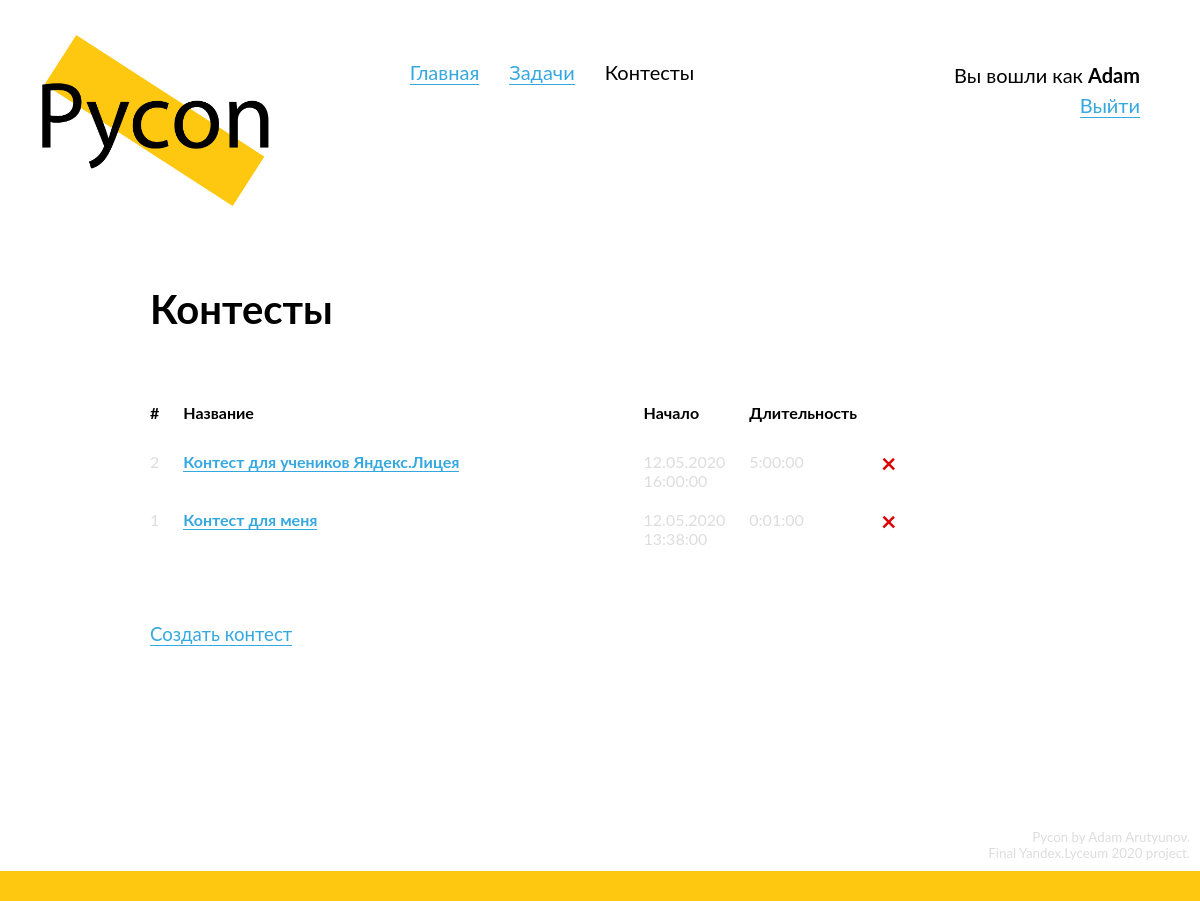
Before: /contests (signed in) with the older database file.
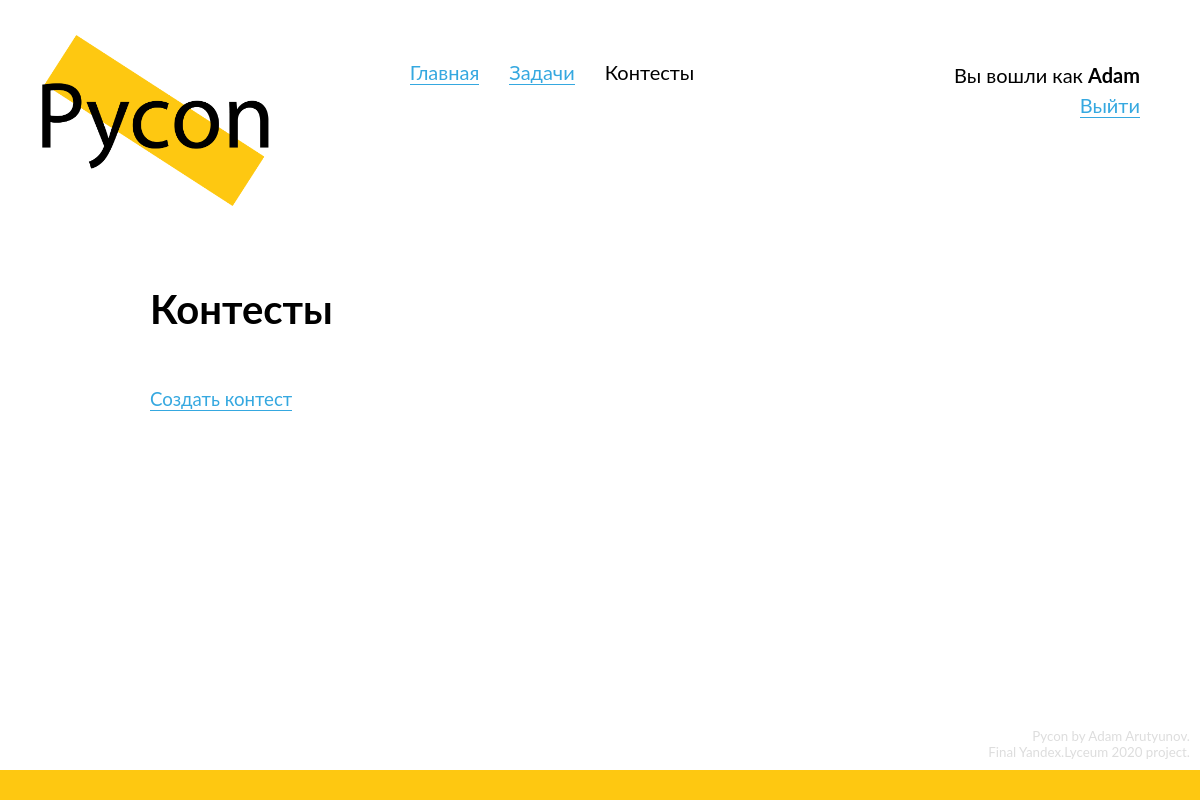
After: the same page with the newer database file.
### data/models/contest.py (models this page shows, shortened)
class Contest(SqlAlchemyBase, SerializerMixin):
    __tablename__ = 'contests'
    id = Column(Integer, primary_key=True, autoincrement=True)
    name = Column(String, nullable=True)
    problems = orm.relation("Problem",
                            secondary="contest_to_problem",
                            backref="contests")
    start_date = Column(DateTime, default=datetime.datetime.now, nullable=False)
    duration = Column(Interval, nullable=True)
    hidden = Column(Boolean, default=True)
    def is_finished(self):
        if self.duration and datetime.datetime.now() >= self.start_date + self.duration:
            return True
        return False

### Pycon.py (the view)
@app.route('/contests')
def contests():
    session = db_session.create_session()
    contests = session.query(Contest).order_by(Contest.id.desc()).all()
    return render_template('contests.html', title="Контесты",
                           contests=contests)

### Pycon.py (called while the page is built)
@login_manager.user_loader
def load_user(user_id):
    session = db_session.create_session()
    return session.query(User).get(user_id)

### data/db_session.py (called while the page is built)
def create_session() -> Session:
    global __scoped_session
    return __scoped_session

### data/models/user.py (called while the page is built)
    def is_admin(self):
        if self.role == 1:
            return True
        return False

### templates/contests.html
{% extends "base.html" %}
{% block content %}
  <div class="content-header">
    <h2>
      Контесты
    </h2>
  </div>
  <div class="content-block">
    {% if contests %}
      <table class="submissions-table">
        <tr>
          <th class="id-td">
            <span>
              #
            </span>
          </th>
          <th class="problemname-td">
            <span>
              Название
            </span>
          </th>
          <th class="solutions-td">
            <span>
              Начало
            </span>
          </th>
          <th class="solutions-td">
            <span>
              Длительность
            </span>
          </th>
        </tr>
        {% for contest in contests %}
          <tr {{ "class=inactive-contest" if contest.is_finished() }}>
            <td class="id-td">
              {{ contest.id }}
            </td>
            <td class="problemname-td">
              <a href="/contests/{{ contest.id }}">{{ contest.name }}</a>
            </td>
            <td class="id-td">
              {{ contest.start_date.strftime("%d.%m.%Y<br>%H:%M:%S")|safe }}
            </td>
            <td class="id-td">
              {{ contest.duration.__str__() }}
            </td>
            {% if current_user.is_authenticated and current_user.is_admin() %}
              <td class="id-td">
                <a class="alert-danger delete-button" href="/contests/{{ contest.id }}/delete">
                  ×
                </a>
              </td>
            {% endif %}
          </tr>
        {% endfor %}
      </table>
    {% endif %}
  </div>
  {% if current_user.is_authenticated and current_user.is_admin() %}
    <div class="normal-block" id="admin-features">
      <a href="/contests/create" class="list">
        Создать контест
      </a>
    </div>
  {% endif %}
{% endblock %}

Changed rows visible on the page:
removed Contest: id "2", name "Контест для учеников Яндекс.Лицея", start_date "12.05.2020 16:00:00", duration.__str__ "5:00:00"
removed Contest: id "1", name "Контест для меня", start_date "12.05.2020 13:38:00", duration.__str__ "0:01:00"
Other visible differences:
text no longer shown: "# Название Начало Длительность"
